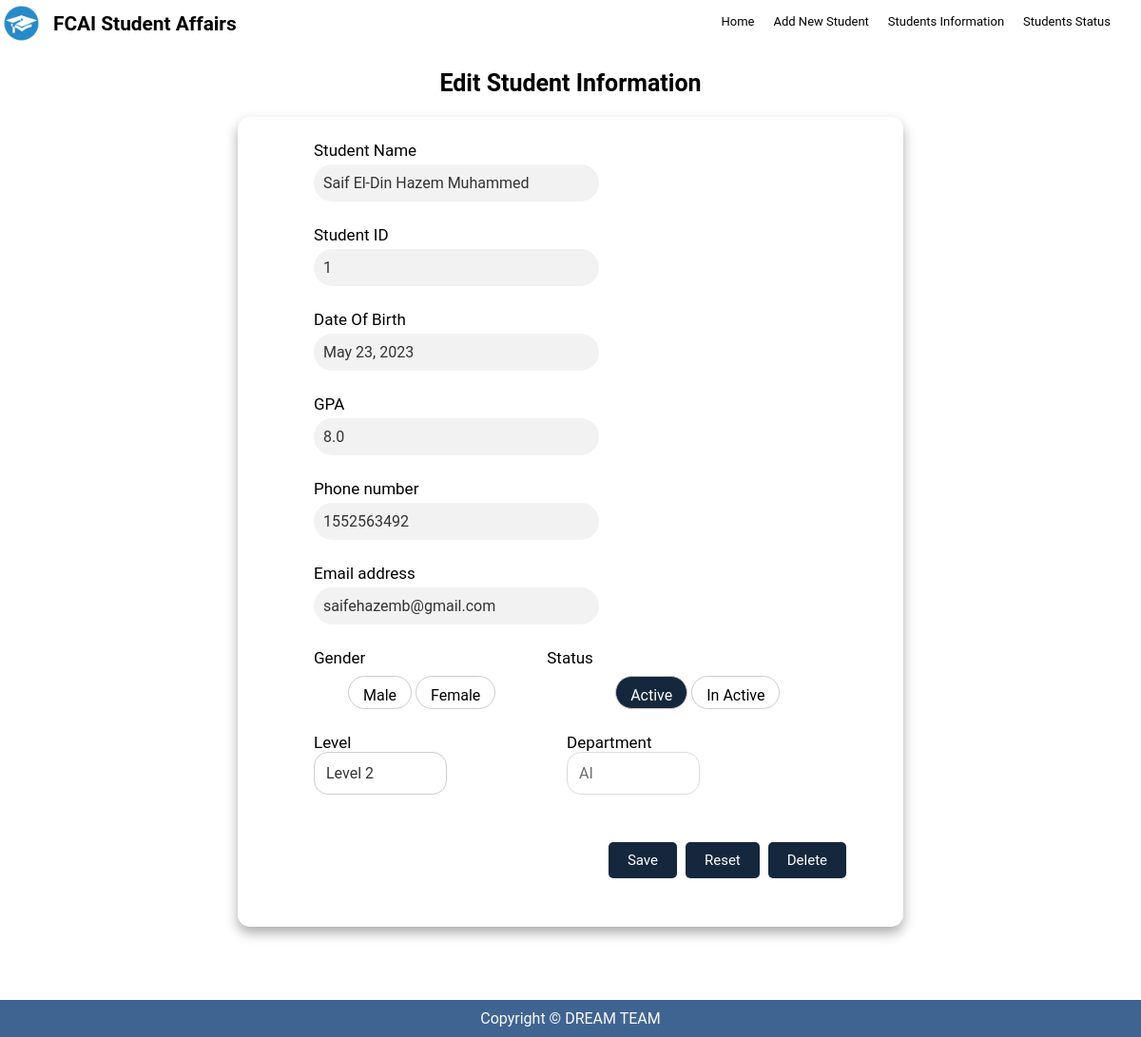
Page /update/1/ on the earlier database version.
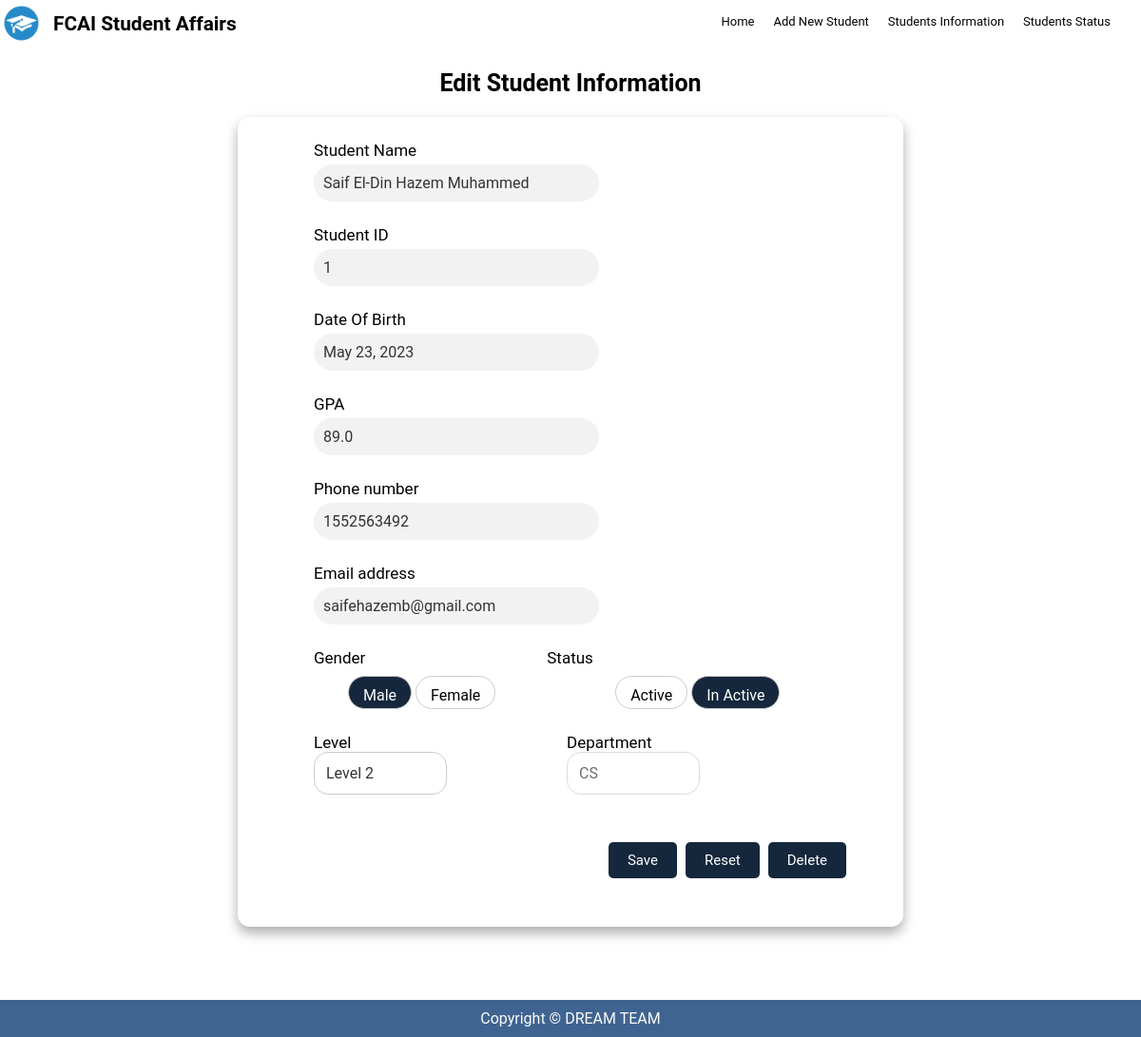
Same page on the later database version.
### students/models.py (models this page shows, shortened)
class Student(models.Model):
    name = models.CharField(max_length=50)
    status = models.CharField(max_length=25, choices=STATUS)
    birthDate = models.DateField()
    gpa = models.FloatField()
    phoneNumber = models.CharField(max_length=11)
    email = models.EmailField()
    gender = models.CharField(max_length=6, choices=GENDER)
    level = models.IntegerField(choices=LEVEL_CHOICES)
    department = models.CharField(max_length=25, choices=DEPARTMENTS)

### students/views.py (the view)
# urls.py: path('update/<int:id>/', views.studentUpdateByID, name='studentUpdateByID'),
def studentUpdateByID(request, id):
    student = get_object_or_404(Student, id=id)
    if request.method == 'POST':
        return redirect('students:studentData')
    context = {'student': student}
    return render(request, 'studentUpdate.html', context)

### students/templates/studentUpdate.html (shortened to what this page needs)
{% extends 'base.html' %}
{%load static %}
{% block body %}
<br />
<br />
<br />
<h1 class="table__header" style="font-size: 25px">Edit Student Information</h1>
<div class="formOverall">
  <form
    action="{% url 'students:studentUpdateByID' student.id %}"
    method="POST"
    id="editform"
  >
    <div class="studentData">
      <div>
        <span class="formName">Student Name</span>
        <input type="text" name="name" disabled value="{{student.name}}" />
      </div>
      <div>
        <span class="formName">Student ID</span>
        <input type="text" name="id" disabled value="{{student.id}}" />
      </div>
      <div>
        <span class="formName">Date Of Birth</span>
        <input type="text" name="date" disabled value="{{student.birthDate}}" />
      </div>
      <div>
        <span class="formName">GPA</span>
        <input
          type="number"
          name="gpa"
          min="0"
          max="4"
          step="0.01"
          value="{{student.gpa}}"
        />
      </div>
      <div>
        <span class="formName">Phone number</span>
        <input
          type="text"
          name="mobile"
          minlength="11"
          maxlength="11"
          value="{{student.phoneNumber}}"
        />
      </div>
      <div>
        <span class="formName">Email address</span>
        <input id="Email" name="Email" type="text" value="{{student.email}}" />
      </div>
      <div class="radioAll">
        <span class="formName">Gender</span>
        <label>Male</label>
        <label>Female</label>
      </div>
      <div class="radioAll">
        <span class="formName">Status</span>
        <label>Active</label>
        <label>In Active</label>      </div>
      <div>
        <span class="formName">Level</span>
        <select name="status" >
          <option value="2" {% if student.level == 2 %}selected{% endif %}>Level 2</option>
        </select>
      </div>
      <div id="department">
        <span class="formName">Department</span>
        <select disabled name="department" required>
          <option value="CS"  {% if student.department == "CS" %}selected{% endif %}>CS</option>
          <option value="AI" {% if student.department == "AI" %}selected{% endif %}>AI</option>
        </select>
      </div>
    </div>
    <div class="smallBtnArea2">
      <input type="submit" value="Save" class="Btn2" />
      <input type="reset" class="Btn2" />
      <input
        type="submit"
        value="Delete"
        class="Btn2"
        onclick=" return confirm('Are you sure you want to delete this student?')"
      />
    </div>
  </form>
</div>
<br /><br /><br />
{% endblock body %}

Differences in the rows shown:
changed Student "Saif El-Din Hazem Muhammed": gpa "8.0" → "89.0"; department "AI" → (not shown)
Other differences:
form field department: (not shown) → "CS"
